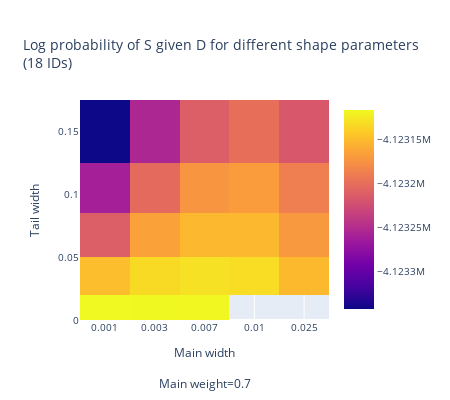

The code cell stored with this chart in its notebook:
### Code cell
params = [
    (0.001, 0.01, 0.7),
    (0.001, 0.03, 0.7),
    (0.001, 0.07, 0.7),
    (0.001, 0.1, 0.7),
    (0.001, 0.15, 0.7),
    (0.003, 0.01, 0.7),
    (0.003, 0.03, 0.7),
    (0.003, 0.07, 0.7),
    (0.003, 0.1, 0.7),
    (0.003, 0.15, 0.7),
    (0.007, 0.01, 0.7),
    (0.007, 0.03, 0.7),
    (0.007, 0.07, 0.7),
    (0.007, 0.1, 0.7),
    (0.007, 0.15, 0.7),
    (0.01, 0.03, 0.7),
    (0.01, 0.07, 0.7),
    (0.01, 0.1, 0.7),
    (0.01, 0.15, 0.7),
    (0.025, 0.03, 0.7),
    (0.025, 0.07, 0.7),
    (0.025, 0.1, 0.7),
    (0.025, 0.15, 0.7),
]
labels = ["main width", "tail width", "main weight"]
df_heatmap, data = load_and_process_json(23, params, labels)

fig = make_subplots()
fig = add_heatmap_for_weight(fig, df_heatmap, 0.7, 1)
fig.update_layout(
    title=f"Log probability of S given D for different shape parameters<br>({len(IDs)} IDs)",
    yaxis_title="Tail width",
    # yaxis_type='log',
    width=450,
    height=400,
    font_size=10,
)
fig.show()

### Figure 1 — Plotly figure (JSON) as saved in the notebook; plotly's stock layout.template omitted (floating-point values rounded to 4 significant figures)
{"data": [{"type": "heatmap", "x": [0.001, 0.001, 0.001, 0.001, 0.001, 0.003, 0.003, 0.003, 0.003, 0.003, 0.007, 0.007, 0.007, 0.007, 0.007, 0.01, 0.01, 0.01, 0.01, 0.025, 0.025, 0.025, 0.025], "xaxis": "x", "y": [0.01, 0.03, 0.07, 0.1, 0.15, 0.01, 0.03, 0.07, 0.1, 0.15, 0.01, 0.03, 0.07, 0.1, 0.15, 0.03, 0.07, 0.1, 0.15, 0.03, 0.07, 0.1, 0.15], "yaxis": "y", "z": [-4123000.0, -4123000.0, -4123000.0, -4123000.0, -4123000.0, -4123000.0, -4123000.0, -4123000.0, -4123000.0, -4123000.0, -4123000.0, -4123000.0, -4123000.0, -4123000.0, -4123000.0, -4123000.0, -4123000.0, -4123000.0, -4123000.0, -4123000.0, -4123000.0, -4123000.0, -4123000.0]}], "layout": {"font": {"size": 10}, "height": 400, "title": {"text": "Log probability of S given D for different shape parameters<br>(18 IDs)"}, "width": 450, "xaxis": {"anchor": "y", "domain": [0, 1], "title": {"text": "Main width<br><br>Main weight=0.7"}, "type": "category"}, "yaxis": {"anchor": "x", "domain": [0, 1], "title": {"text": "Tail width"}}}}
